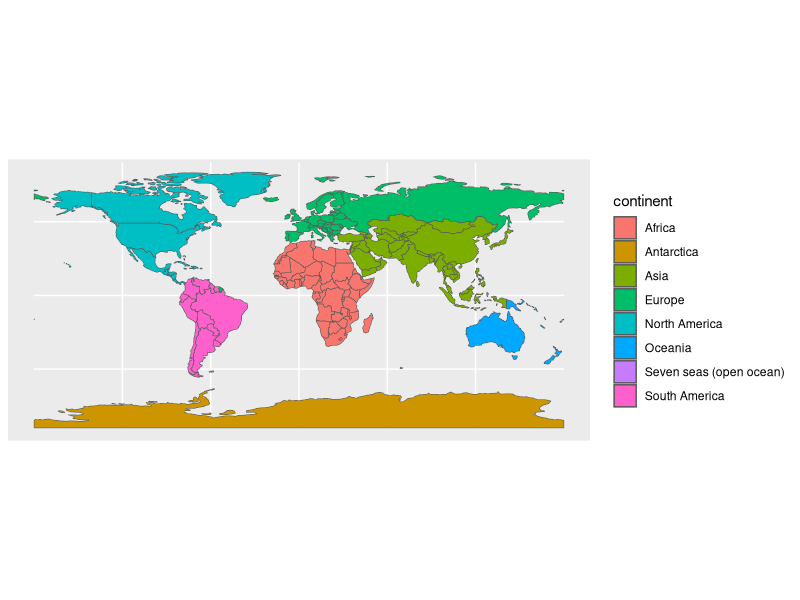
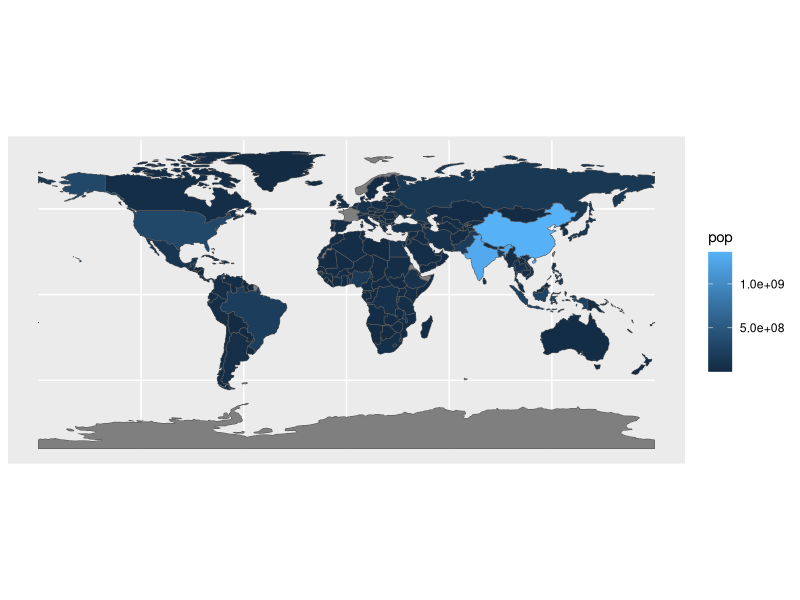
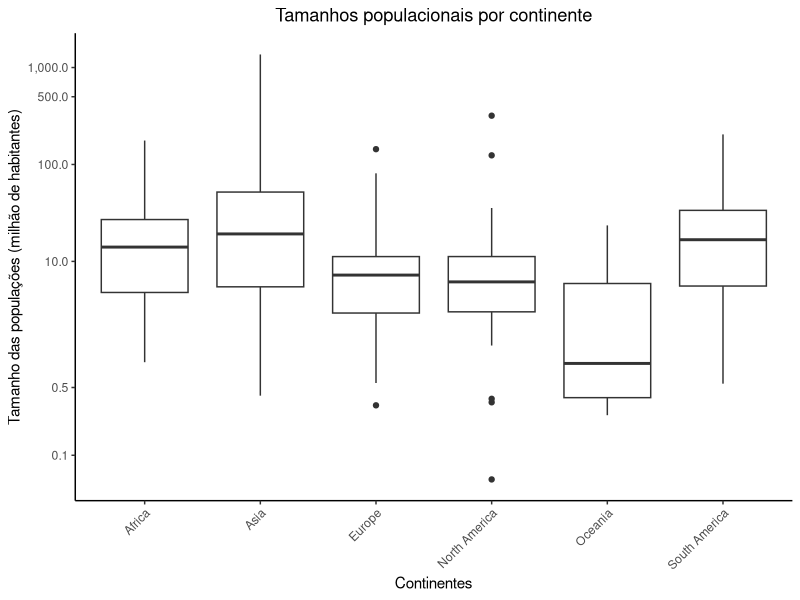

The R script that drew these images, in order:
## ---- chunk 1
library(sf)
library(spData)
library(tidyverse)
## ---- chunk 2
data(world)
## ---- chunk 3
glimpse(world)
## ---- chunk 4
ggplot(world) +
  geom_sf(aes(fill = continent))
## ---- chunk 5
ggplot(world) +
  geom_sf(aes(fill = pop))
## ---- chunk 6
ggplot(world |> 
         filter(!is.na(continent)) |> 
         filter(!is.na(pop)), 
       aes(y = pop/1000000, x = continent)) +
  geom_boxplot() +
  scale_y_log10(labels = scales::comma, 
                breaks = c(0.1, 0.5, 10, 100, 500, 1000)) +  
  labs(title = "Tamanhos populacionais por continente",
       x = "Continentes",
       y = "Tamanho das populações (milhão de habitantes)") +
  theme_classic() +
  theme(axis.text.x = element_text(angle = 45, hjust = 1),
        plot.title = element_text(hjust = 0.5))
